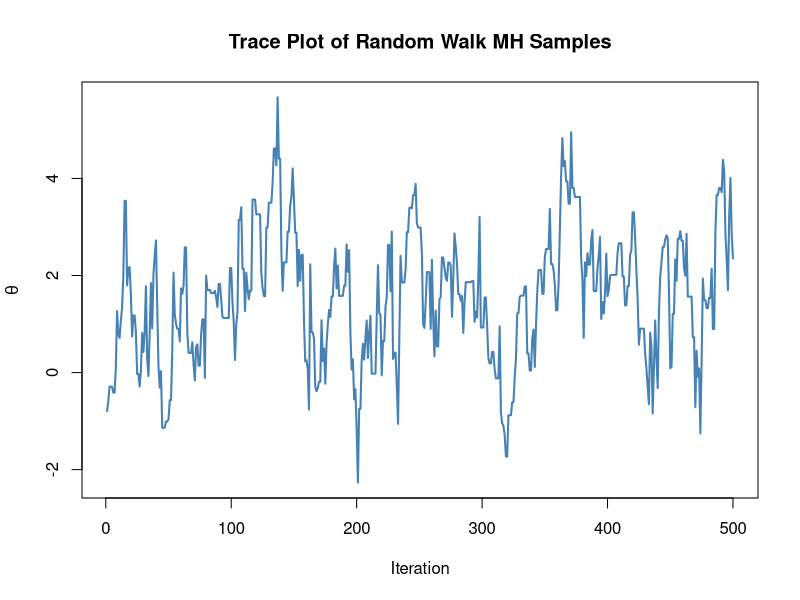
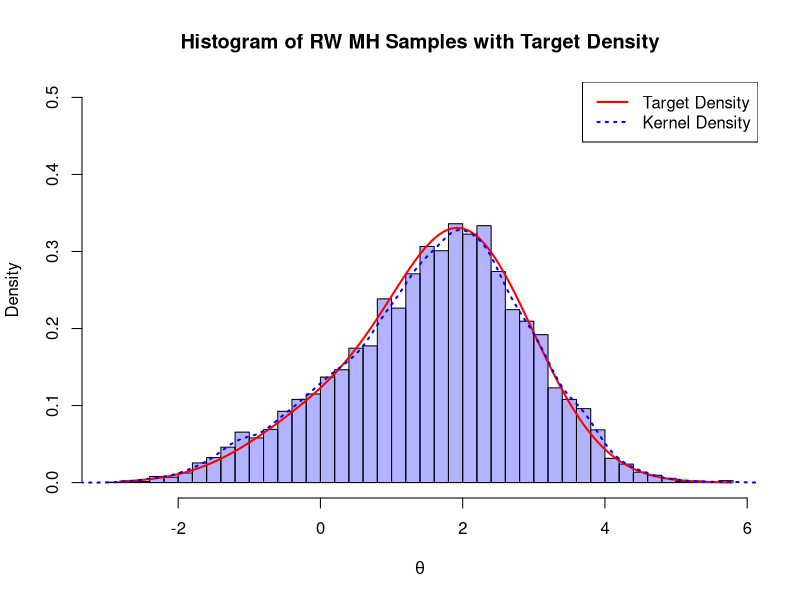

The R script that drew these images, in order:
set.seed(123)

N <- 10000         # Number of samples
sigma_rw <- 1      # Random walk proposal std dev

# Target density (unnormalized)
target_density <- function(theta) {
  0.2 * exp(-0.5 * theta^2) + 0.8 * exp(-0.5 * (theta - 2)^2)
}

samples <- numeric(N)
samples[1] <- 0  # Initial value

accept_count <- 0

for (t in 2:N) {
  candidate <- samples[t - 1] + rnorm(1, mean = 0, sd = sigma_rw)
  
  # Since proposal symmetric, acceptance ratio simplifies
  alpha <- min(1, target_density(candidate) / target_density(samples[t - 1]))
  
  if (runif(1) < alpha) {
    samples[t] <- candidate
    accept_count <- accept_count + 1
  } else {
    samples[t] <- samples[t - 1]
  }
}

acceptance_rate <- accept_count / (N - 1)
cat("Acceptance rate:", round(acceptance_rate, 4), "\n")

# Trace plot of last 500 samples
plot(samples[(N-499):N], type = "l", col = "steelblue", lwd = 2,
     main = "Trace Plot of Random Walk MH Samples",
     xlab = "Iteration", ylab = expression(theta))

# Histogram with overlays
hist(samples, breaks = 50, probability = TRUE, col = rgb(0, 0, 1, 0.3),
     main = "Histogram of RW MH Samples with Target Density",
     xlab = expression(theta), ylim = c(0, 0.5))

# Approximate normalization constant
norm_const <- integrate(target_density, lower = -Inf, upper = Inf)$value

curve(target_density(x) / norm_const, from = min(samples), to = max(samples),
      add = TRUE, col = "red", lwd = 2)

# Kernel density estimate of samples
lines(density(samples), col = "blue", lwd = 2, lty = 3)

legend("topright", legend = c("Target Density", "Kernel Density"),
       col = c("red", "blue"), lwd = 2, lty = c(1, 3))
